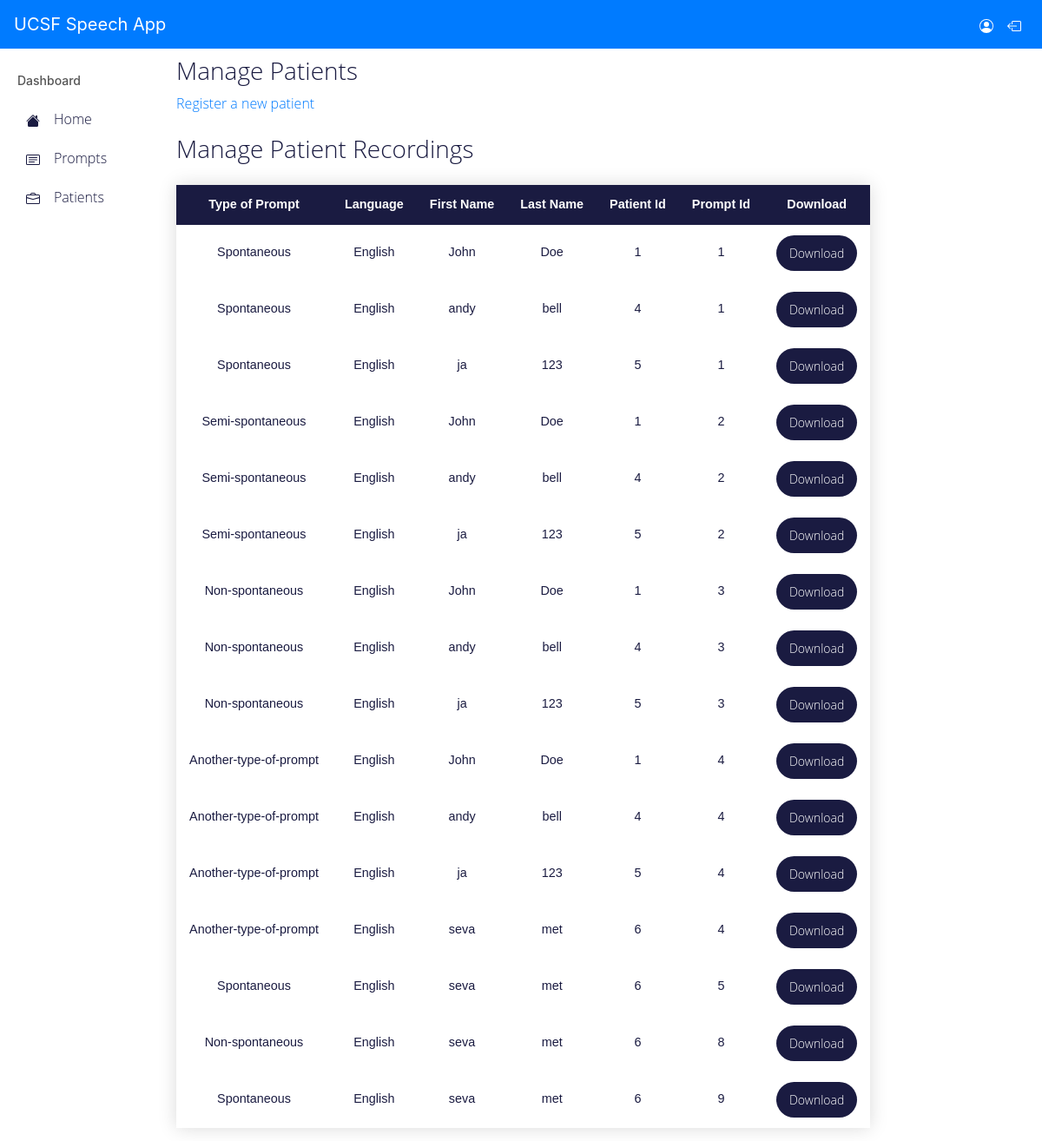
Screenshot of /promptList/ (signed in) with the database file from the repository.
### database.py (models this page shows)
class Assignment(db.Model):
    __tablename__ = 'Assignments'
    assignmentId = db.Column(db.Integer, primary_key=True)
    dateOfAssignment = db.Column(db.DateTime, nullable=False)
    stateOfPrompt = db.Column(db.Boolean, nullable=False)
    expertNote = db.Column(db.Text, nullable=False)
    groupOfPromptsId = db.Column(db.Integer, db.ForeignKey("GroupOfPrompts.groupOfPromptId", onupdate="CASCADE", ondelete="CASCADE"),
                        nullable=False)
    groupOfPrompts = db.relationship("GroupOfPrompt",
                            backref=db.backref("Assignments", lazy=True, cascade="all, delete, delete-orphan"))
    expertId = db.Column(db.Integer, db.ForeignKey("Experts.expertId", onupdate="CASCADE", ondelete="CASCADE"),
                                 nullable=False)
    expert = db.relationship("Expert",
                                     backref=db.backref("Assignments", lazy=True, cascade="all, delete, delete-orphan"))
    patientId = db.Column(db.Integer, db.ForeignKey("Patients.patientId", onupdate="CASCADE", ondelete="CASCADE"),
                         nullable=False)
    patient = db.relationship("Patient",
                             backref=db.backref("Assignments", lazy=True, cascade="all, delete, delete-orphan"))

class TypeOfPrompt(db.Model):
    __tablename__ = "TypeOfPrompts"
    typeOfPromptId = db.Column(db.Integer, primary_key=True)
    name = db.Column(db.String(150), nullable=False)
    description = db.Column(db.String(150), nullable=False)

class Language(db.Model):
    __tablename__ = "Languages"
    languageId = db.Column(db.Integer, primary_key=True)
    name = db.Column(db.String(100), nullable=False)
    prefix = db.Column(db.String(50))

class Patient(db.Model):
    __tablename__ = "Patients"
    patientId = db.Column(db.Integer, primary_key=True)
    firstName = db.Column(db.String(100), nullable=False)
    lastName = db.Column(db.String(100), nullable=False)
    e = db.Column(db.String(150), nullable=False)  # e = email
    dob = db.Column(db.Date, nullable=False)
    sex =db.Column(db.String(10),nullable=False)
    languageId = db.Column(db.Integer, db.ForeignKey("Languages.languageId", onupdate="CASCADE", ondelete="CASCADE"), nullable=False)
    language = db.relationship("Language", backref =db.backref("Patients", lazy=True, cascade = "all,delete, delete-orphan"))
    expertId = db.Column(db.Integer, db.ForeignKey("Experts.expertId", onupdate="CASCADE", ondelete="CASCADE"), nullable=False)
    expert = db.relationship("Expert", backref=db.backref("Patients",lazy=True, cascade="all, delete, delete-orphan"))
    userId = db.Column(db.Integer, db.ForeignKey("Users.userId", onupdate="CASCADE", ondelete="CASCADE"), nullable=False)
    user = db.relationship("User", backref=db.backref("Patients", uselist=False, cascade="all, delete, delete-orphan"))

### app.py (the view)
@app.route('/promptList/', methods=['POST', 'GET'])
@login_required
def promptList():
    if request.method=="GET":
        return render_template("promptList.html", prompts = get_file_name_expert(), table= info_expert_portal())

### app.py (called while the page is built)
@login_manager.user_loader
def load_user(user_id):
	return get_user_by_id(user_id)

@app.after_request
def after_request(response):
  response.headers.add('Access-Control-Allow-Origin', '*')
  response.headers.add("Access-Control-Allow-Methods", "GET,DELETE,POST,PUT")
  response.headers.add("Access-Control-Allow-Headers", "Access-Control-Allow-Headers, Origin,Accept, X-Requested-With, Content-Type, Access-Control-Request-Method, Access-Control-Request-Headers")
  return response

### database.py (called while the page is built)
    def get_id(self):
        return self.userId

### helper_functions.py (called while the page is built)
def get_user_by_id(user_id):
    user = db.session.query(User).filter(User.userId== user_id).first()
    if user is not None:
        return user
    else:
        return None

### media_bucket.py (called while the page is built)
def get_expert_id():
    if current_user.is_authenticated:
        expert = current_user.get_id()
        print("Expert id: %s", expert)
        return expert
    return "user is not a expert"

### templates/promptList.html (shortened to what this page needs)
<!DOCTYPE html>
<html lang="en">
    <head>
        <link href="../static/css/promptList.css" rel="stylesheet" type="text/css">
        <link href="../static/css/expertPortal.css" rel="stylesheet" type="text/css">
        <link rel="stylesheet" href= "https://maxcdn.bootstrapcdn.com/bootstrap/4.3.1/css/bootstrap.min.css">
    </head>
    <body>
        <div class="menu-container">
            <expert-menu></expert-menu>
            <div class="other-items">
                <section class="prompt-list-items">
                    <h3>Manage Patients</h3>
                    <a href="{{ url_for('registration') }}" style="text-decoration:none;">Register a new patient</a><br><br>
                </section>
                <section class="prompt-list-items">
                    <h3>Manage Patient Recordings</h3>
                    <div id="yourCourses" class="tabcontent">
                        <table>
                            <tr>
                                <th>Type of Prompt</th>
                                <th>Language</th>
                                <th>First Name</th>
                                <th>Last Name</th>
                                <th>Patient Id</th>
                                <th>Prompt Id</th>
                                <th>Download</th>
                            </tr>
                            {% for i in table %}
                            <tr>
                                <td class="group_name">{{ i.type_of_prompt}}</td>
                                <td >{{ i.language}}</td>
                                <td >{{ i.first_name }}</td>
                                <td >{{ i.last_name }}</td>
                                <td >{{ i.patient_id }}</td>
                                <td >{{ i.prompt_id }}</td>
                                <td>
                                    <button class="download_prompt" onclick="download(this)"><a href="{{url_for('get_prompt2',prompt_name=i.type_of_prompt,language = i.language,prompt_id= i.prompt_id, first_name=i.first_name,last_name=i.last_name,patient_id=i.patient_id)}}" style="color: white; text-decoration:none;">Download</a></button>
                                </td>
                            </tr>
                            {% endfor %}
                        </table>
                    </div>
                </section>
            </div>
        </div>
    </body>
</html>

### static/css/promptList.css (style rules this page uses)
:root { --main-background-color:#EBE7E0; --primary-blue-color:#165EA0; --secondary-background-color: white; --text-font-family: 'Open Sans Light', sans-serif; --body-text-color: #1A1B41; --border-box-shadow:#e7e7e7; }
.prompt-list-items { font-family: var(--text-font-family); color: var(--body-text-color); width:100%; }
.tabcontent { border-collapse: collapse; margin: 25px 0; margin-right: 65px; font-size: 0.9em; font-family: sans-serif; min-width: 400px; box-shadow: 0 0 20px rgba(0, 0, 0, 0.15); }
.tabcontent th { background-color: var(--body-text-color); color: white; text-align: center; padding: 12px 15px; }
.tabcontent td { padding: 12px 15px; text-align: center; }
.download_prompt { box-shadow: none; font-size: 14px; font-family: var(--text-font-family); padding: 10px 15px 10px 15px; background-color: var(--body-text-color); color: white; border:none; border-radius:30px; }

### static/css/expertPortal.css (style rules this page uses)
:root { --main-background-color:#EBE7E0; --primary-blue-color:#165EA0; --secondary-background-color: white; --text-font-family: 'Open Sans Light', sans-serif; --body-text-color: #1A1B41; --border-box-shadow:#e7e7e7; }
.menu-container { display:flex; padding-top: 65px; }
.other-items { background-color: var(--text-font-family); margin-left: 50px; }

### static/css/expertMenu.css (style rules this page uses)
:root { --main-background-color:#EBE7E0; --primary-blue-color:#165EA0; --secondary-background-color: white; --text-font-family: 'Open Sans Light', sans-serif; --body-text-color: #1A1B41; --border-box-shadow:#e7e7e7; --menu-text: #cccccb; }

### rows the page displays
Assignment: type_of_prompt "Spontaneous", language "English", first_name "John", last_name "Doe", patient_id "1", prompt_id "1", type_of_prompt "Semi-spontaneous", prompt_id "2", type_of_prompt "Non-spontaneous", prompt_id "3", type_of_prompt "Another-type-of-prompt", prompt_id "4"
Assignment: type_of_prompt "Spontaneous", language "English", first_name "andy", last_name "bell", patient_id "4", prompt_id "1", type_of_prompt "Semi-spontaneous", prompt_id "2", type_of_prompt "Non-spontaneous", prompt_id "3", type_of_prompt "Another-type-of-prompt", prompt_id "4"
Assignment: type_of_prompt "Spontaneous", language "English", first_name "ja", last_name "123", patient_id "5", prompt_id "1", type_of_prompt "Semi-spontaneous", prompt_id "2", type_of_prompt "Non-spontaneous", prompt_id "3", type_of_prompt "Another-type-of-prompt", prompt_id "4"
Assignment: type_of_prompt "Another-type-of-prompt", language "English", first_name "seva", last_name "met", patient_id "6", prompt_id "4", type_of_prompt "Spontaneous", prompt_id "5", type_of_prompt "Non-spontaneous", prompt_id "8", prompt_id "9"
